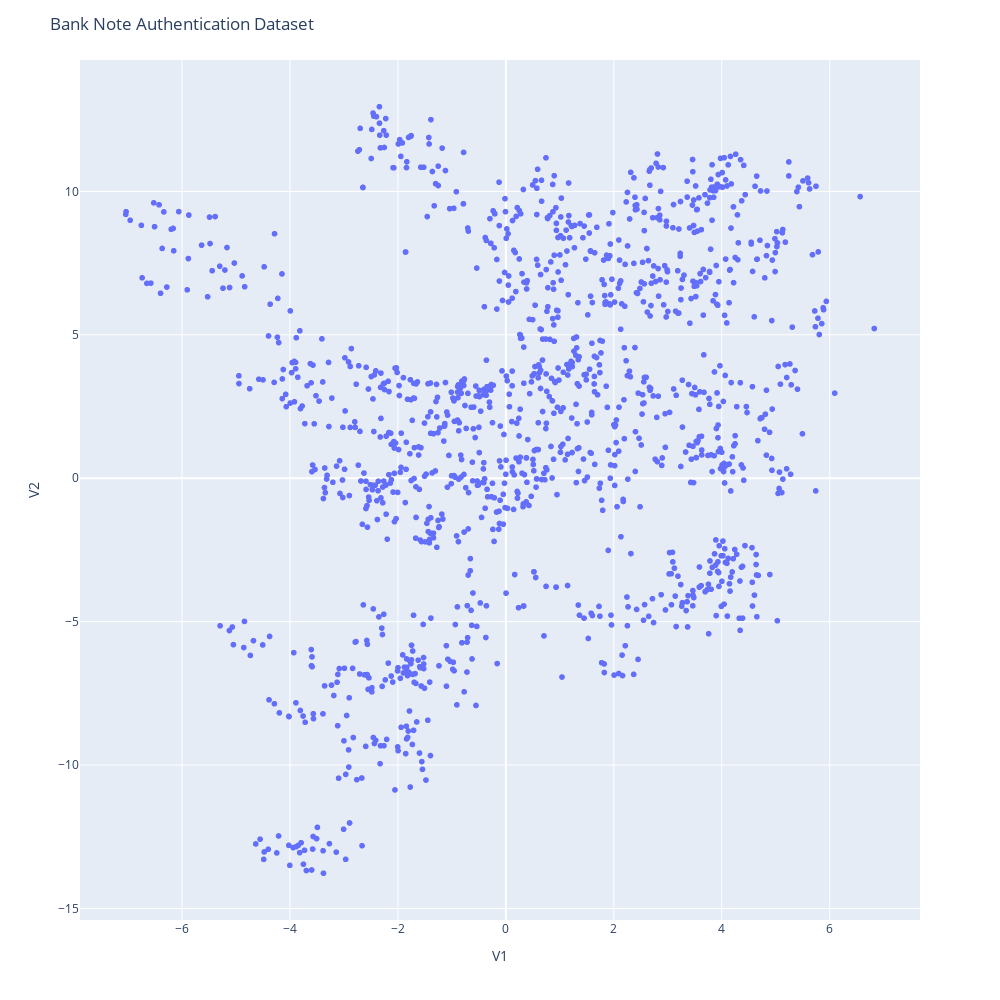

The code cell stored with this chart in its notebook:
### Markdown cell above
#### Plotting V2 against V1

### Code cell
import plotly.express as px
fig = px.scatter(significant_feature_data,x="V1",y="V2",width=1000,height=1000)
fig.update_layout(title="Bank Note Authentication Dataset")
fig.show()

### Figure 1 — Plotly figure (JSON) as saved in the notebook; plotly's stock layout.template omitted (floating-point values rounded to 4 significant figures; data arrays with more than 128 entries replaced by an {"elided": "..."} marker saying what was removed)
{"data": [{"hovertemplate": "V1=%{x}<br>V2=%{y}<extra></extra>", "legendgroup": "", "marker": {"color": "#636efa", "symbol": "circle"}, "mode": "markers", "name": "", "showlegend": false, "type": "scattergl", "x": {"elided": "1372 float values"}, "xaxis": "x", "y": {"elided": "1372 float values"}, "yaxis": "y"}], "layout": {"height": 1000, "legend": {"tracegroupgap": 0}, "margin": {"t": 60}, "title": {"text": "Bank Note Authentication Dataset"}, "width": 1000, "xaxis": {"anchor": "y", "autorange": true, "domain": [0, 1], "range": [-7.89, 7.672], "title": {"text": "V1"}, "type": "linear"}, "yaxis": {"anchor": "x", "autorange": true, "domain": [0, 1], "range": [-15.4, 14.58], "title": {"text": "V2"}, "type": "linear"}}}
